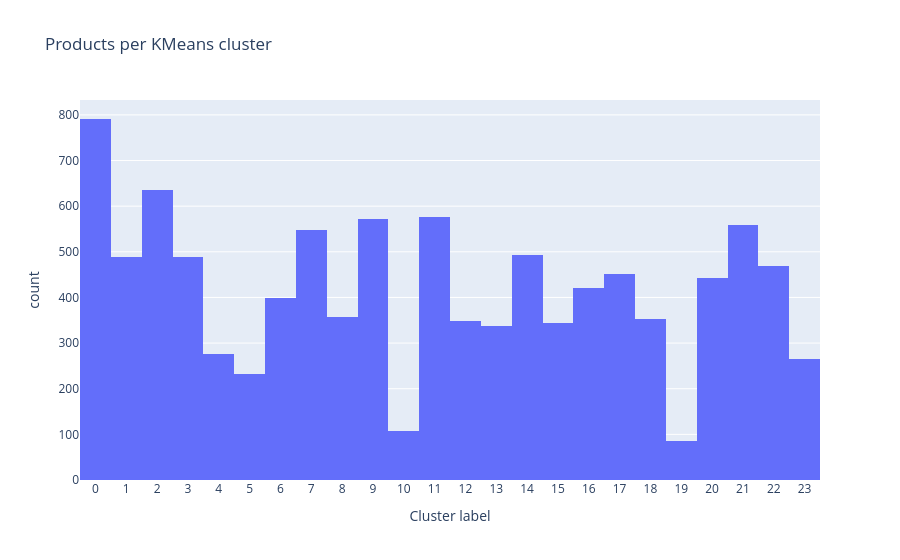

Notebook code for this chart:
### Code cell
# Plot
best_model = results_df.loc[results_df['k'] == 24]['model'].iloc[0]
kmeans_labels = best_model.predict(X_scaled)
clustered["kmeans_labels"] = kmeans_labels

import plotly.express as px
fig = px.histogram(
    clustered,
    x="kmeans_labels",
    title="Products per KMeans cluster",
    labels={"kmeans_labels": "Cluster label", "count": "Product count"},
    # xbins={"start": -0.5, "end": 19.5, "size": 1},
)
fig.update_xaxes(dtick=1)
fig.show()

### Figure 1 — Plotly figure (JSON) as saved in the notebook; plotly's stock layout.template omitted (floating-point values rounded to 4 significant figures; data arrays with more than 128 entries replaced by an {"elided": "..."} marker saying what was removed)
{"data": [{"bingroup": "x", "hovertemplate": "Cluster label=%{x}<br>count=%{y}<extra></extra>", "legendgroup": "", "marker": {"color": "#636efa", "pattern": {"shape": ""}}, "name": "", "orientation": "v", "showlegend": false, "type": "histogram", "x": {"elided": "10041 int values"}, "xaxis": "x", "yaxis": "y"}], "layout": {"barmode": "relative", "legend": {"tracegroupgap": 0}, "title": {"text": "Products per KMeans cluster"}, "xaxis": {"anchor": "y", "domain": [0, 1], "dtick": 1, "title": {"text": "Cluster label"}}, "yaxis": {"anchor": "x", "domain": [0, 1], "title": {"text": "count"}}}}
